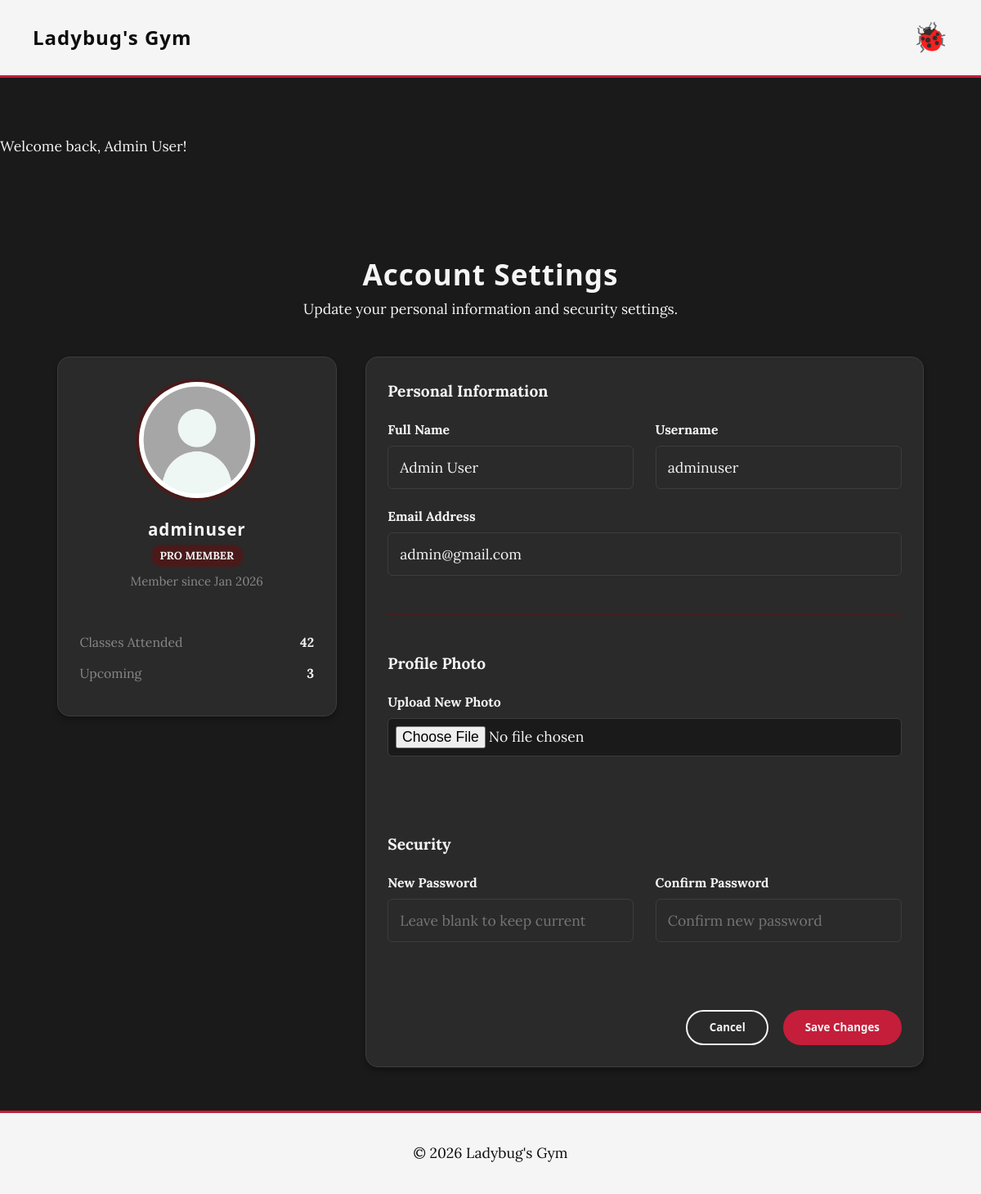
The page /pages/profile.php (signed in) on the database its author committed.
### tables this page shows
CREATE TABLE users (
    id INTEGER PRIMARY KEY AUTOINCREMENT,
    username VARCHAR(50) UNIQUE NOT NULL,
    email VARCHAR(100) UNIQUE NOT NULL,
    password_hash TEXT NOT NULL,
    name TEXT NOT NULL,
    role TEXT CHECK(role IN ('member', 'trainer', 'admin')) NOT NULL DEFAULT 'member',
    profile_photo TEXT,
    active INTEGER NOT NULL DEFAULT 1 CHECK(active IN (0,1)),
    created_at TEXT DEFAULT CURRENT_TIMESTAMP,
    plan_id INTEGER REFERENCES plans(id) ON DELETE SET NULL
);

### pages/profile.php (called while the page is built, shortened)
<?php
require_once(__DIR__ . '/../templates/common.tpl.php');
require_once(__DIR__ . '/../templates/profile.tpl.php');
require_once(__DIR__ . '/../database/user.class.php');
$userId = Session::getUserId();
$user = User::getById($userId);
$Name = $user->getName();
$Username = $user->getUsername();
$Email = $user->getEmail();
$ProfilePhoto = $user->getProfilePhoto() ?? "/img/default.png";
drawProfileForm($Name, $Username, $Email, $ProfilePhoto);
?>

### database/user.class.php (called while the page is built, shortened)
<?php
class User {
    public static function getById(int $id, ?PDO $db = null): ?User {
        $db = $db ?? getDatabaseConnection();
        $stmt = $db->prepare('SELECT id, username, email, name, role, active, profile_photo FROM users WHERE id = ?');
        $stmt->execute([$id]);
        $row = $stmt->fetch(PDO::FETCH_ASSOC);
        return new User(
            (int)$row['id'],
            $row['username'],
            $row['email'],
            $row['name'],
            $row['role'],
            (bool)$row['active'],
            $row['profile_photo'],
            $db
        );
    }
}
?>

### templates/profile.tpl.php (the view, shortened to what this page needs)
<?php
function drawProfileForm($Name, $Username, $Email, $ProfilePhoto){
?>
    <main class="container profile-page">
        <div class="page-header">
            <h2>Account Settings</h2>
            <p>Update your personal information and security settings.</p>
        </div>
        <div class="profile-layout">
            <aside class="profile-sidebar card">
                <img src="<?= htmlspecialchars($ProfilePhoto) ?>" alt="Current Profile Photo" class="profile-avatar" loading="lazy">
                <h3><?= htmlspecialchars($Username) ?></h3>
                <span class="badge badge-green">Pro Member</span>
                <p class="member-since">Member since Jan 2026</p>
                <ul class="profile-stats">
                    <li><span>Classes Attended</span> <strong>42</strong></li>
                    <li><span>Upcoming</span> <strong>3</strong></li>
                </ul>
            </aside>
            <div class="profile-form-container card">
                <form id="profile-form" action="../actions/action_editProfile.php" method="POST" enctype="multipart/form-data">
                    <fieldset class="form-section">
                        <legend>Personal Information</legend>
                        <div class="form-row">
                            <div class="form-group">
                                <label for="fullName">Full Name</label>
                                <input type="text" id="fullName" name="fullName" class="input-field" value="<?= htmlspecialchars($Name) ?>" disabled>
                            </div>
                            <div class="form-group">
                                <label for="username">Username</label>
                                <input type="text" id="username" name="username" class="input-field" value="<?= htmlspecialchars($Username) ?>" disabled>
                            </div>
                        </div>
                        <div class="form-group">
                            <label for="profile-email-input">Email Address</label>
                            <input type="email" id="profile-email-input" name="email" class="input-field" value="<?= htmlspecialchars($Email) ?>" required>
                        </div>
                    </fieldset>
                    <fieldset class="form-section">
                        <legend>Profile Photo</legend>
                        <div class="form-group">
                            <label for="profile-photo-input">Upload New Photo</label>
                            <input type="file" id="profile-photo-input" name="profile_photo" class="input-field" accept="image/png, image/jpeg, image/webp">
                        </div>
                    </fieldset>
                    <fieldset class="form-section">
                        <legend>Security</legend>
                        <div class="form-row">
                            <div class="form-group">
                                <label for="profile-password-input">New Password</label>
                                <input type="password" id="profile-password-input" name="password" class="input-field" placeholder="Leave blank to keep current">
                            </div>
                            <div class="form-group">
                                <label for="profile-confirm-password-input">Confirm Password</label>
                                <input type="password" id="profile-confirm-password-input" name="confirmPassword" class="input-field" placeholder="Confirm new password">
                            </div>
                        </div>
                    </fieldset>
                    <div class="form-actions">
                        <button type="button" class="button button-outline" onclick="window.location.href='index.php'">Cancel</button>
                        <button type="submit" class="button">Save Changes</button>
                    </div>
                </form>
            </div>
        </div>
    </main>
<?php
}
?>

### css/base.css (style rules this page uses)
:root { --ladybug-red: #c41e3a; --ladybug-dark-red: #8b0000; --ladybug-black: #0d0d0d; --ladybug-dark-gray: #2a2a2a; --ladybug-medium-gray: #3d3d3d; --ladybug-white: #f5f5f5; --ladybug-bg: #1a1a1a; --ladybug-gray: #888; --ladybug-light: #4a1a1a; --accent-deep-red: #a01830; --accent-maroon: #7a0e26; --font-heading: 'Treova', 'Segoe UI', Arial, sans-serif; --font-body: 'Lora', Georgia, serif; --font-accent: 'Treova', 'Segoe UI', sans-serif; --primary-green: var(--ladybug-white); --accent-green: var(--ladybug-red); --light-green: var(--ladybug-light); --white: var(--ladybug-white); --gray: var(--ladybug-gray); --bg-color: var(--ladybug-bg); }
* { margin: 0; padding: 0; box-sizing: border-box; }
body { font-family: var(--font-body); line-height: 1.6; color: var(--ladybug-white); background-color: var(--bg-color); font-size: 1.1rem; }
h1, h2, h3, h4, h5, h6 { font-family: var(--font-heading); letter-spacing: 1px; color: var(--ladybug-white); }
ul { list-style: none; }
img { max-width: 100%; display: block; }
fieldset { border: none; }

### css/components.css (style rules this page uses)
.button { font-family: var(--font-accent); display: inline-block; padding: 0.8em 2em; background-color: var(--ladybug-red); color: var(--ladybug-white); border-radius: 50px; font-weight: bold; text-align: center; border: none; cursor: pointer; transition: all 0.3s cubic-bezier(0.34, 1.56, 0.64, 1); position: relative; overflow: hidden; }
.button-outline { background-color: transparent; color: var(--primary-green); border: 2px solid var(--primary-green); }
.card { background-color: var(--ladybug-dark-gray); border-radius: 15px; padding: 1.5em; text-align: center; border: 1px solid var(--ladybug-medium-gray); box-shadow: 0 4px 6px rgba(0,0,0,0.3); transition: all 0.4s cubic-bezier(0.34, 1.56, 0.64, 1); color: var(--ladybug-white); }
.badge { display: inline-block; padding: 0.2em 0.8em; border-radius: 12px; font-size: 0.75em; font-weight: bold; text-transform: uppercase; margin-bottom: 0.5em; }
.badge-green { background-color: var(--light-green); color: var(--primary-green); }
.form-group { margin-bottom: 1.2em; text-align: left; }
.form-group label { display: block; font-weight: bold; margin-bottom: 0.4em; color: var(--ladybug-white); font-size: 0.9em; }
.input-field { width: 100%; padding: 0.8em; border: 1px solid var(--ladybug-medium-gray); border-radius: 6px; font-family: inherit; font-size: 1em; transition: border-color 0.3s; background-color: var(--ladybug-dark-gray); color: var(--ladybug-white); }
input[type="file"] { padding: 0.5em; background-color: var(--bg-color); cursor: pointer; }

### css/layout.css (style rules this page uses)
.container { max-width: 1100px; margin: 0 auto; padding: 0 20px; width: 100%; }

### css/shared.css (style rules this page uses)
.page-header { text-align: center; margin-top: 1.5em; margin-bottom: 2.5em; }
.page-header h2 { color: var(--ladybug-white); font-size: 2.2rem; }
main.container { padding-top: 1em; }

### css/profile.css (style rules this page uses)
.profile-page { padding: 3em 20px; }
.profile-layout { display: grid; grid-template-columns: 1fr 2fr; gap: 2em; align-items: start; }
.profile-avatar { width: 150px; height: 150px; border-radius: 50%; object-fit: cover; margin: 0 auto 1em auto; border: 4px solid var(--light-green); }
.member-since { color: var(--gray); font-size: 0.85em; margin-bottom: 1.5em; }
.profile-stats { border-top: 1px solid var(--light-green); padding-top: 1.5em; text-align: left; }
.profile-stats li { display: flex; justify-content: space-between; margin-bottom: 0.8em; color: var(--gray); font-size: 0.9em; }
.profile-stats strong { color: var(--primary-green); }
.profile-form-container { text-align: left; }
.form-section { margin-bottom: 2.5em; padding-bottom: 1.5em; border-bottom: 1px solid var(--light-green); }
.form-section:last-of-type { border-bottom: none; margin-bottom: 1.5em; }
.form-section legend { font-size: 1.2rem; color: var(--primary-green); font-weight: bold; margin-bottom: 1em; }
.form-row { display: grid; grid-template-columns: 1fr 1fr; gap: 1.5em; }
.form-actions { display: flex; justify-content: flex-end; gap: 1em; margin-top: 2em; }

### rows shown on the page
users: username "adminuser", fullName "Admin User", email "admin@gmail.com"

### other values the page prints
$text "Welcome back, Admin User!"
